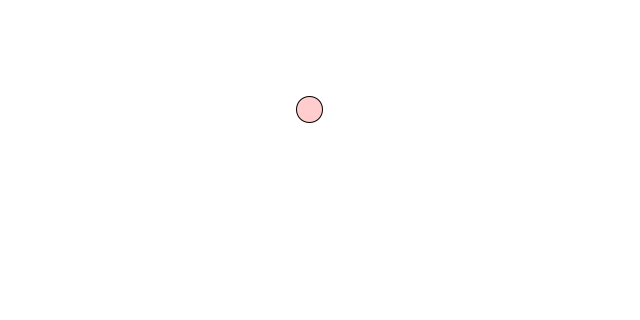
Frame 1 (no input)
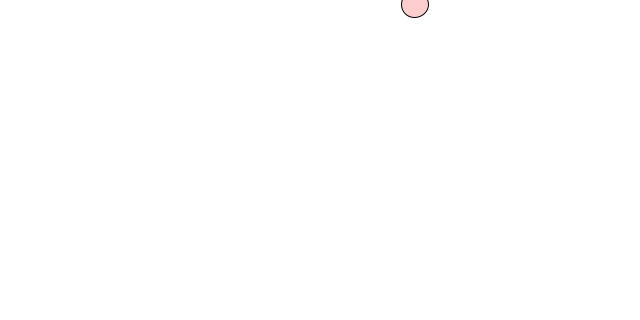
Frame 60 (the mouse pressed at the canvas centre just before this capture)
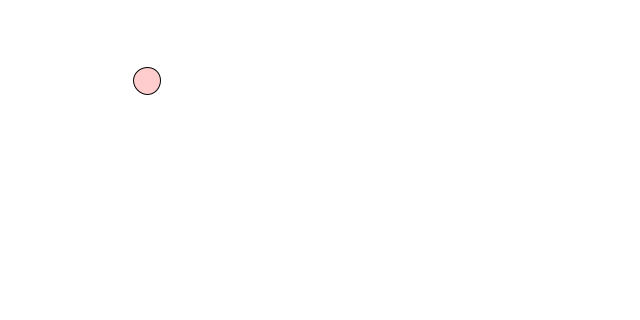
Frame 120 (the mouse held since frame 60 and released just before this capture)

The Processing sketch that drew these frames (run headless with seeded random() and noise(); from frame 60 on, the mouse is pressed at the canvas centre):

// Processing sketch: bouncing_ball_array_upgrade_wheel
// ── bouncing_ball_array_upgrade_wheel.pde
Ball[] balls;

//Ball ball;
//Ball ball1;

//for cyklus

// [] pole array

int COUNT = int(random(0,20));
int visible;
int maxvisible;

void setup(){
  size(640,320); 
  maxvisible = COUNT;
  balls = new Ball[COUNT];
  for(int i = 0; i < COUNT  ; i++){
    float d  = random(1, 100);
    float s  = random(1, 10);
    balls[i] = new Ball(300, 100, d, s);
  }
  
  //ball = new Ball(300, 100, 80, 2);//tlustej
  //ball1 = new Ball(300, 300, 10, 8);//hubenej
}

void draw(){
  //if ...
  background(255);
  //else
  //background(255, 0 ,0);

  
  for(int i = 0; i < COUNT  ; i++){
    balls[i].move();
    balls[i].bounce();
    if (i > visible) break;
    balls[i].display();
  }
  
  //ball1.move();
  //ball1.bounce();
 
  //ball.display(); 
  //ball1.display(); 
}

void mouseWheel(MouseEvent event) {
  float direction = event.getCount();
  if (direction == 1) {
    visible += 1;
  } 

  if (direction == -1) {
    visible -= 1;
  }

  if (visible < 0 ) {
    visible = maxvisible;
  } else if (visible > maxvisible) {
    visible = 0;
  }
}

// ── Ball.pde
class Ball {
  float x;//pozice
  float y;
  float d;//prumer
  float sx;
  float sy;

  Ball(float inX, float inY, float inD, float inS) {
    x = inX;
    y = inY;
    d = inD;
    sx = inS;
    sy = inS;
  }

  void bounce() {
    if (x > width || x < 0) {
      sx *= -1;
    }

    if (y > height || y < 0) {
      sy *= -1;
    }
  }

  void move() {
    x += sx;
    y += sy;
  }

  void display() {
    fill(255, 0, 0, 50);
    circle(x, y, d);
  }
}
